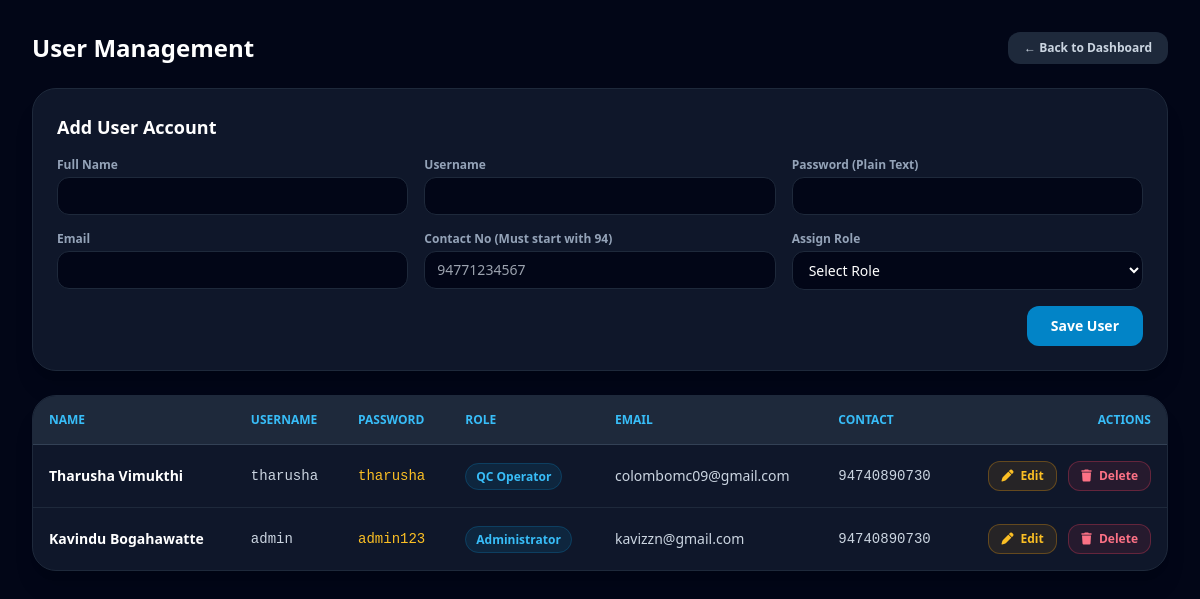
/users.php (signed in), run on the app's committed database.
### tables this page shows
CREATE TABLE `users` (
  `user_id` int(11) NOT NULL,
  `role_id` int(11) NOT NULL,
  `username` varchar(50) NOT NULL,
  `password` varchar(255) NOT NULL,
  `full_name` varchar(100) NOT NULL,
  `email` varchar(100) NOT NULL,
  `contact_no` varchar(15) NOT NULL,
  `created_at` timestamp NOT NULL DEFAULT current_timestamp()
);

CREATE TABLE `roles` (
  `role_id` int(11) NOT NULL,
  `role_name` varchar(50) NOT NULL,
  `created_at` timestamp NOT NULL DEFAULT current_timestamp()
);

### users.php (the view, shortened to what this page needs)
<?php
require_once 'db.php';
$users = $pdo->query("SELECT u.*, r.role_name FROM users u JOIN roles r ON u.role_id = r.role_id ORDER BY u.user_id DESC")->fetchAll(PDO::FETCH_ASSOC);
?>
<!DOCTYPE html>
<html lang="en">
<head>
    <script src="https://cdn.tailwindcss.com"></script>
    <link rel="stylesheet" href="https://cdnjs.cloudflare.com/ajax/libs/font-awesome/6.4.0/css/all.min.css">
</head>
<body class="bg-slate-950 text-slate-100 min-h-screen p-8">
    <div class="max-w-6xl mx-auto space-y-6">
        <div class="flex items-center justify-between">
            <h1 class="text-2xl font-bold text-white">User Management</h1>
            <a href="dashboard.php" class="bg-slate-800 hover:bg-slate-700 text-slate-300 px-4 py-2 rounded-xl text-xs font-bold transition">&larr; Back to Dashboard</a>
        </div>
        <div class="bg-slate-900 border border-slate-800 p-6 rounded-3xl shadow-xl">
            <h2 class="text-lg font-bold text-white mb-4">Add User Account</h2>
            <form method="POST" class="grid grid-cols-1 md:grid-cols-2 lg:grid-cols-3 gap-4">
                <div>
                    <label class="block text-xs font-semibold text-slate-400 mb-1">Full Name</label>
                    <input type="text" name="full_name" required class="w-full bg-slate-950 border border-slate-800 rounded-xl py-2 px-3 text-sm text-white focus:outline-none focus:border-sky-500">
                </div>
                <div>
                    <label class="block text-xs font-semibold text-slate-400 mb-1">Username</label>
                    <input type="text" name="username" required class="w-full bg-slate-950 border border-slate-800 rounded-xl py-2 px-3 text-sm text-white focus:outline-none focus:border-sky-500">
                </div>
                <div>
                    <label class="block text-xs font-semibold text-slate-400 mb-1">Password (Plain Text)</label>
                    <input type="text" name="password" required class="w-full bg-slate-950 border border-slate-800 rounded-xl py-2 px-3 text-sm text-white focus:outline-none focus:border-sky-500">
                </div>
                <div>
                    <label class="block text-xs font-semibold text-slate-400 mb-1">Email</label>
                    <input type="email" name="email" required class="w-full bg-slate-950 border border-slate-800 rounded-xl py-2 px-3 text-sm text-white focus:outline-none focus:border-sky-500">
                </div>
                <div>
                    <label class="block text-xs font-semibold text-slate-400 mb-1">Contact No (Must start with 94)</label>
                    <input type="text" name="contact_no" placeholder="94771234567" required class="w-full bg-slate-950 border border-slate-800 rounded-xl py-2 px-3 text-sm text-white focus:outline-none focus:border-sky-500">
                </div>
                <div>
                    <label class="block text-xs font-semibold text-slate-400 mb-1">Assign Role</label>
                    <select name="role_id" required class="w-full bg-slate-950 border border-slate-800 rounded-xl py-2 px-3 text-sm text-white focus:outline-none focus:border-sky-500">
                        <option value="">Select Role</option>
                    </select>
                </div>
                <div class="md:col-span-2 lg:col-span-3 flex justify-end">
                    <button type="submit" class="bg-sky-600 hover:bg-sky-500 text-white font-bold px-6 py-2.5 rounded-xl text-sm transition">Save User</button>
                </div>
            </form>
        </div>
        <div class="bg-slate-900 border border-slate-800 rounded-3xl overflow-hidden shadow-xl">
            <table class="w-full text-left text-sm text-slate-300">
                <thead class="bg-slate-800 text-xs font-bold uppercase text-sky-400 border-b border-slate-700">
                    <tr>
                        <th class="p-4">Name</th>
                        <th class="p-4">Username</th>
                        <th class="p-4">Password</th>
                        <th class="p-4">Role</th>
                        <th class="p-4">Email</th>
                        <th class="p-4">Contact</th>
                        <th class="p-4 text-right">Actions</th>
                    </tr>
                </thead>
                <tbody class="divide-y divide-slate-800">
                    <?php foreach ($users as $u): ?>
                        <tr class="hover:bg-slate-800/40">
                            <td class="p-4 font-bold text-white"><?= htmlspecialchars($u['full_name']) ?></td>
                            <td class="p-4 font-mono"><?= htmlspecialchars($u['username']) ?></td>
                            <td class="p-4 font-mono text-amber-400"><?= htmlspecialchars($u['password']) ?></td>
                            <td class="p-4"><span class="bg-sky-500/10 text-sky-400 border border-sky-500/20 px-2.5 py-1 rounded-full text-xs font-bold"><?= htmlspecialchars($u['role_name']) ?></span></td>
                            <td class="p-4"><?= htmlspecialchars($u['email']) ?></td>
                            <td class="p-4 font-mono"><?= htmlspecialchars($u['contact_no']) ?></td>
                            <td class="p-4 text-right space-x-2">
                                <button onclick="openEditModal(<?= htmlspecialchars(json_encode($u)) ?>)" class="bg-amber-500/10 hover:bg-amber-500/20 text-amber-400 border border-amber-500/30 px-3 py-1.5 rounded-xl text-xs font-bold transition">
                                    <i class="fa-solid fa-pen mr-1"></i> Edit
                                </button>
                                <form method="POST" onsubmit="return confirm('Are you sure you want to delete this user?');" class="inline">
                                    <button type="submit" class="bg-rose-500/10 hover:bg-rose-500/20 text-rose-400 border border-rose-500/30 px-3 py-1.5 rounded-xl text-xs font-bold transition">
                                        <i class="fa-solid fa-trash mr-1"></i> Delete
                                    </button>
                                </form>
                            </td>
                        </tr>
                    <?php endforeach; ?>
                </tbody>
            </table>
        </div>
    </div>
</body>
</html>

### data on the page
users: full_name "Tharusha Vimukthi", username "tharusha", password "tharusha", role.role_name "QC Operator", email "colombomc09@gmail.com", contact_no "94740890730"
users: full_name "Kavindu Bogahawatte", username "admin", password "admin123", role.role_name "Administrator", email "kavizzn@gmail.com", contact_no "94740890730"
